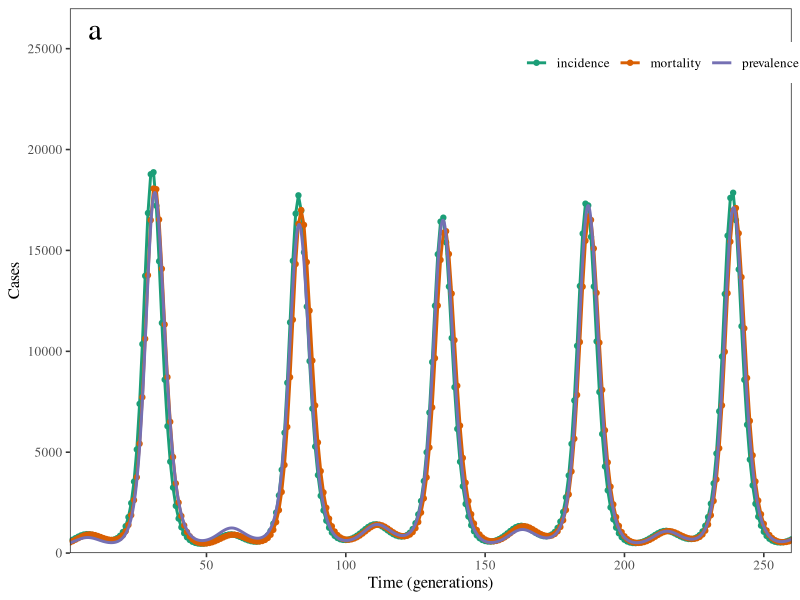
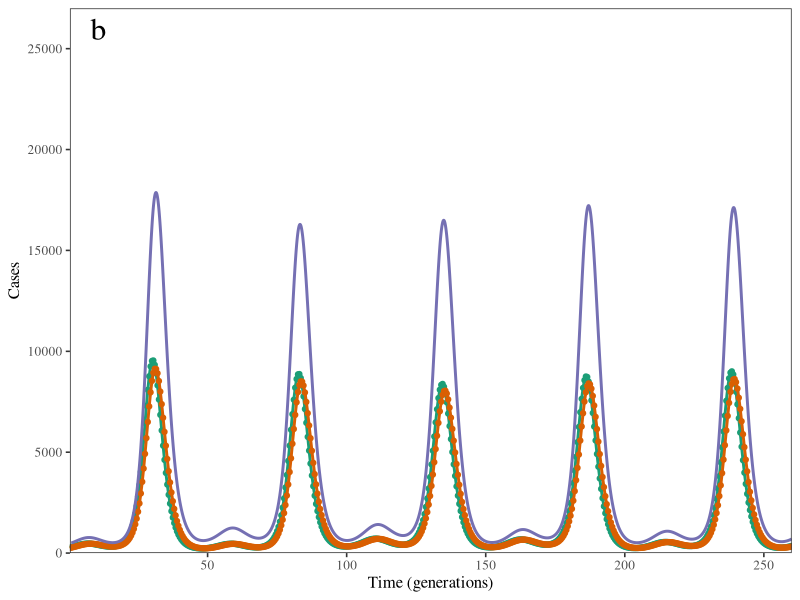

Source code (R) for these figures, in order:
library(gridExtra)
library(deSolve)
library(ggplot2); theme_set(theme_bw(base_size = 12,
									 base_family = "Times"))

if (.Platform$OS.type=="windows") {
	windowsFonts(Times=windowsFont("Times"))
} 

scale_colour_discrete <- function(...,palette="Dark2") scale_colour_brewer(...,palette=palette)
scale_fill_discrete <- function(...,palette="Dark2") scale_fill_brewer(...,palette=palette)

afun <- function(label,size=8) {
	annotate(geom="text",label=label,x=5,y=Inf,
			 ## http://stackoverflow.com/questions/20083700/how-to-have-annotated-text-style-to-inherit-from-theme-set-options
			 family= theme_get()$text[["family"]],
			 size=size,
			 vjust=1.5,hjust=-0.5)
	## vjust=0.98,hjust=0.02)
}

sir <- function(t, state, parameters) {
	with(as.list(c(state, parameters)), {
		beta <- b0 * (1 + b1 * cos(2 * pi * t/ 26))
		I <- exp(logI)
		dS <- mu * (N-S) - beta * S * I/N
		dlogI <- beta * S/N - gamma - mu
		dR <- gamma * I ## counts cumulative death
		dC <- beta * S * I/N
		list(c(dS, dlogI, dR, dC))
	})
}

params <- c(mu=1/(50*26), b0=500/26, b1=0.15, gamma=1, N=5e6)
yini <- c(S=0.05*5e6, logI=log(1e-4*5e6), R=0, C=0)
tvec <- seq(0, 260, by=1)
tvec2 <- seq(0, 260, by=0.5)
smooth_tvec <- seq(1, 260.01, by=0.01)

out <- as.data.frame(ode(yini, tvec, sir, params))
out2 <- as.data.frame(ode(yini, tvec2, sir, params))
out_smooth <- as.data.frame(ode(yini, smooth_tvec, sir, params))

incidence_data <- data.frame(
	time=1:260,
	incidence=diff(out$C)
)

incidence_data2 <- data.frame(
	time=seq(0.5, 260, by=0.5),
	incidence=diff(out2$C)
)

mortality_data <- data.frame(
	time=1:260,
	mortality=diff(out$R)
)

mortality_data2 <- data.frame(
	time=seq(0.5, 260, by=0.5),
	mortality=diff(out2$R)
)

g1 <- ggplot(incidence_data) +
	geom_point(aes(time, incidence, col="incidence")) +
	geom_line(aes(time, incidence, col="incidence"), lwd=1) +
	geom_point(data=mortality_data, aes(time, mortality, col="mortality")) +
	geom_line(data=mortality_data, aes(time, mortality, col="mortality"), lwd=1) +
	geom_line(data=out_smooth, aes(time, exp(logI), col="prevalence"), lwd=1) +
	scale_x_continuous("Time (generations)", expand=c(0,0)) +
	scale_y_continuous("Cases", limits=c(0, 2.7e4), expand=c(0,0)) +
	afun("a") +
	theme(
		legend.title = element_blank(),
		legend.position = c(1-0.18, 0.9),
		legend.direction="horizontal",
		panel.grid=element_blank()
	)

g2 <- ggplot(incidence_data2) +
	geom_point(aes(time, incidence, col="incidence")) +
	geom_line(aes(time, incidence, col="incidence"), lwd=1) +
	geom_point(data=mortality_data2, aes(time, mortality, col="mortality")) +
	geom_line(data=mortality_data2, aes(time, mortality, col="mortality"), lwd=1) +
	geom_line(data=out_smooth, aes(time, exp(logI), col="prevalence"), lwd=1) +
	scale_x_continuous("Time (generations)", expand=c(0,0)) +
	scale_y_continuous("Cases", limits=c(0, 2.7e4), expand=c(0,0)) +
	afun("b") +
	theme(
		legend.title = element_blank(),
		legend.position = "none",
		panel.grid=element_blank()
	)

gtot <- arrangeGrob(g1, g2, nrow=2)

ggsave("inc_prev_mort.pdf", gtot, width=8, height=6)
